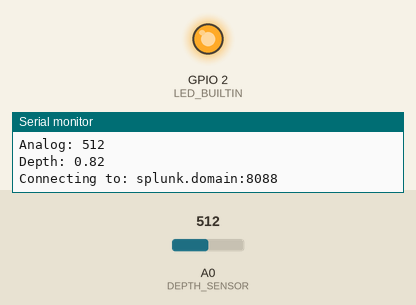
This sketch was run on a simulated ESP8266 (NodeMCU). On the bench: output pins drawn as LEDs (lit = HIGH, except the on-board LED, lit = LOW), the last lines printed to the serial monitor. The test bench sets the inputs (shaded band); at power-on: A0 (DEPTH_SENSOR) = 512. WiFi joins after 1.5 s; servers stay silent unless stated; uploads are accepted with an empty reply.

Above: at 1.68 s.
At 31.8 s:
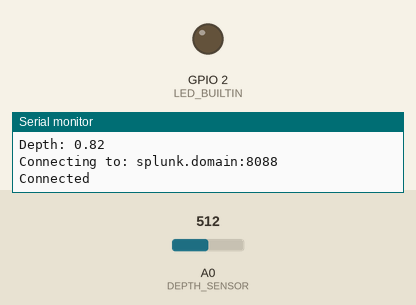
Timing chart, 0 to 80.0 s (numbered marks = the images above):
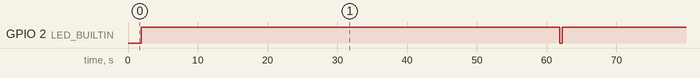

Measured:
- by itself, GPIO 2 (LED_BUILTIN): alternates HIGH for 60.0 s and LOW for 0.36 s

The sketch:

8266-TankMonitor.ino
```cpp
#include <ESP8266WiFi.h>
#include "config.h"

const char* ssid = STASSID;
const char* password = STAPSK;


void setup() {
  Serial.begin(115200);
  pinMode(LED_BUILTIN, OUTPUT);
  digitalWrite(LED_BUILTIN, LOW);

  // We start by connecting to a WiFi network

  Serial.println();
  Serial.println();
  Serial.print("Connecting to ");
  Serial.println(ssid);

  /* Explicitly set the ESP8266 to be a WiFi-client, otherwise, it by default,
     would try to act as both a client and an access-point and could cause
     network-issues with your other WiFi-devices on your WiFi-network. */
  WiFi.mode(WIFI_STA);
  WiFi.begin(ssid, password);

  while (WiFi.status() != WL_CONNECTED) {
    delay(500);
    Serial.print(".");
  }

  Serial.println("");
  Serial.println("WiFi connected");
  Serial.println("IP address: ");
  Serial.println(WiFi.localIP());
  Serial.print("Local Address: ");
  Serial.println(WiFi.macAddress());
  digitalWrite(LED_BUILTIN, HIGH);
}

void loop() {
  digitalWrite(LED_BUILTIN, LOW);
  int analog_0 = analogRead(DEPTH_SENSOR);
  float level = (float)analog_0 * DEPTH_CALC_VAL;
  Serial.print("Analog: ");
  Serial.println(analog_0);
  Serial.print("Depth: ");
  Serial.println(level);
  String data = "{\"host\": \"";
  data += deviceName;
  data += "\"sourcetype\": \"datafarm\",";
  data += "\"index\": \"datafarm\",";
  data += "\"event\": {";
  data += "\"sensortype\": \"";
  data += sensorType;
  data += "\"level\": \"" + String(analog_0) + "\"";
  data += "}}";
  Serial.print("Connecting to: ");
  Serial.print(host);
  Serial.print(":");
  Serial.println(port);
  WiFiClient client;
  if(client.connect(host, port)) {
    Serial.println("Connected");
    String url = "/services/collector/event";
    client.println("POST " + url + " HTTP/1.1");
    client.println(SPLUNK_TOKEN);
    client.print("Content-Length: ");
    client.println(data.length());
    client.println();
    client.println(data);
    client.println();
    delay(100);
    if(client.connected()) {
      client.flush();
      client.stop();
    }
  }
  else {
    Serial.println("Connect failed");
  }
  digitalWrite(LED_BUILTIN, HIGH);
  delay(1000 * 60);
}
```

config.h
```cpp
#ifndef STASSID
#define STASSID "YOUR_SSID"
#define STAPSK "YOUR_PASSWORD"
#endif

const char* host = "splunk.domain";
const uint16_t port = 8088;

const char* deviceName = "tankmonitor1";
const char* sensorType = "tankdepth";

#define DEPTH_SENSOR A0
#define DEPTH_CALC_VAL 0.001611328
#define SPLUNK_TOKEN "Authorization: Splunk Token"
```
